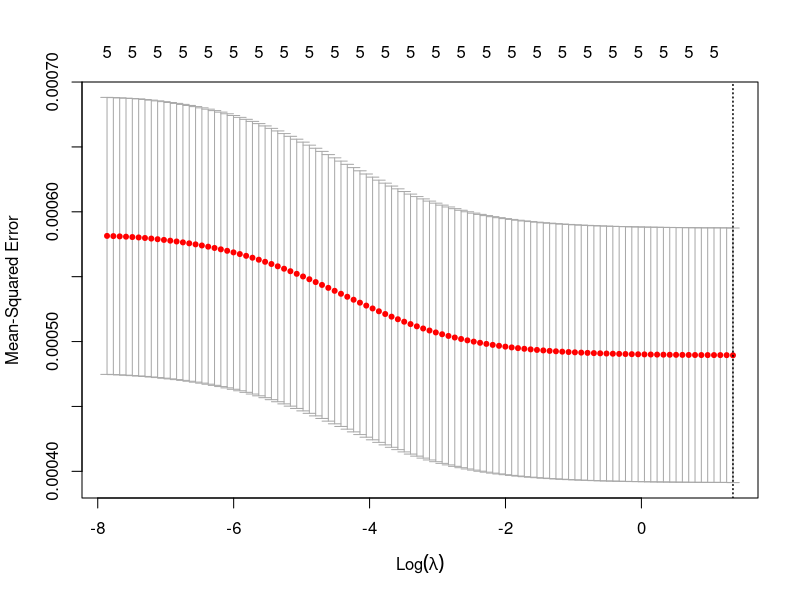
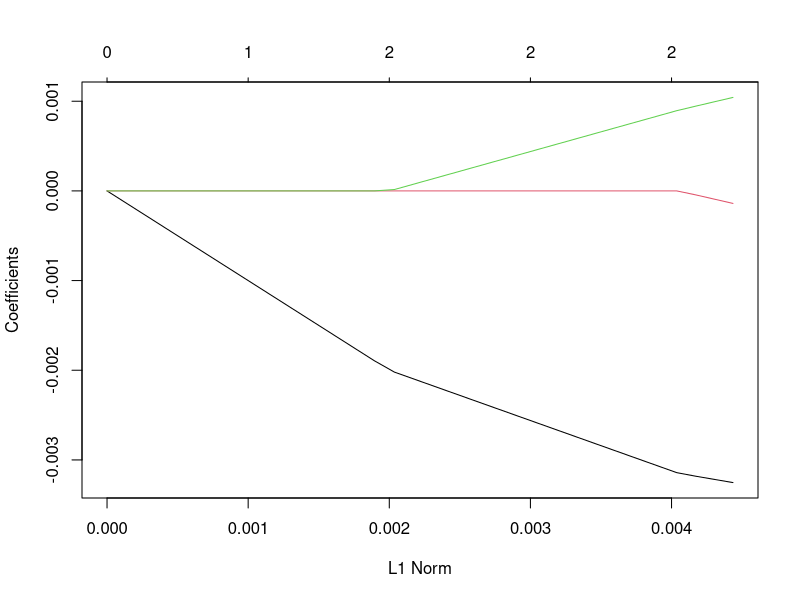
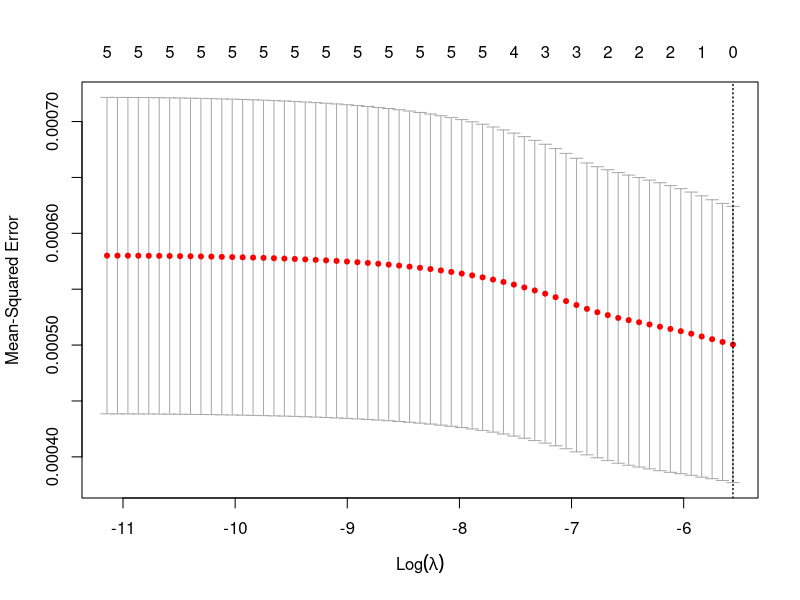

Here is the R script that generated these plots, in order:
#simulating data
m <- 100
n <- 5
x <- matrix(rnorm(m*n, mean=0, sd=1),nrow = m, ncol= n)  #simulating the matrix, with n=5 for tem,hum,ppd42_1,pd42_2,ppd42_3, m=100:observations.
y <- rnorm(m, mean=0.06, sd=0.02)  #simulating ppd60_1 

###ridge
library(glmnet)
grid=10^seq(-1,-3,length=100)
ridge.mod=glmnet(x,y,alpha=0,lambda=grid)
dim(coef(ridge.mod))  #6*100

#cv
set.seed(1)
train=sample(1:nrow(x), nrow(x)/2)
test=(-train)
y.test=y[test]

cv.out=cv.glmnet(x[train,],y[train],alpha=0)
plot(cv.out)
bestlam1=cv.out$lambda.min #bestlam:lambda that results in the smallest cv error

ridge.pred=predict(ridge.mod,s=bestlam1,newx=x[test,])
mean((ridge.pred-y.test)^2) # MSE associated with the best lambda
mean(abs(ridge.pred-y.test)) # MAE associated with the best lambda
out=glmnet(x,y,alpha=0)
predict(out,type="coefficients",s=bestlam1)[1:6,]


###lasso
lasso.mod=glmnet(x[train,],y[train],alpha=1,lambda=grid)
dim(coef(lasso.mod))
plot(lasso.mod)
set.seed(1)
cv.out=cv.glmnet(x[train,],y[train],alpha=1)
plot(cv.out)
bestlam2=cv.out$lambda.min
lasso.pred=predict(lasso.mod,s=bestlam2,newx=x[test,])
mean((lasso.pred-y.test)^2) #MSE
mean(abs(lasso.pred-y.test)) #MAE
out=glmnet(x,y,alpha=1,lambda=grid)
lasso.coef=predict(out,type="coefficients",s=bestlam2)[1:6,]
lasso.coef
lasso.coef[lasso.coef!=0]
